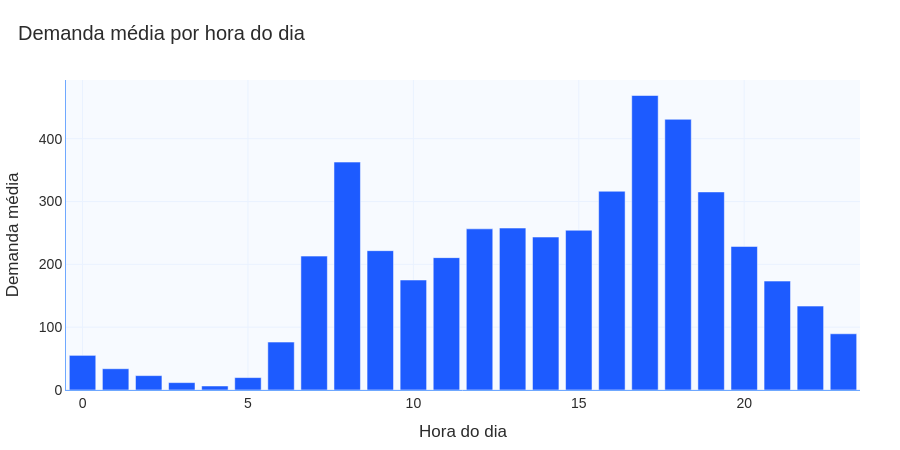

Notebook cell for this chart:
### Markdown cell above
## Padrão por hora do dia

Agora vamos investigar se a demanda muda dependendo da hora.

Esse tipo de análise ajuda a identificar ciclos dentro do próprio dia.

### Code cell
demanda_por_hora = (
    df.groupby("hora", as_index=False)
    .agg(demanda_media=("demanda", "mean"))
)

fig = grafico_barra_padrao(
    df=demanda_por_hora,
    x="hora",
    y="demanda_media",
    titulo="Demanda média por hora do dia",
    labels={
        "hora": "Hora do dia",
        "demanda_media": "Demanda média"
    },
    altura=450
)

fig.show()

### Figure 1 — Plotly figure (JSON) as saved in the notebook; plotly's stock layout.template omitted (floating-point values rounded to 4 significant figures)
{"data": [{"hovertemplate": "Hora do dia=%{x}<br>Demanda média=%{y}<extra></extra>", "legendgroup": "", "marker": {"color": "#1D5BFF", "pattern": {"shape": ""}}, "name": "", "orientation": "v", "showlegend": false, "textposition": "auto", "type": "bar", "x": [0, 1, 2, 3, 4, 5, 6, 7, 8, 9, 10, 11, 12, 13, 14, 15, 16, 17, 18, 19, 20, 21, 22, 23], "xaxis": "x", "y": [55.14, 33.86, 22.9, 11.76, 6.407, 19.77, 76.26, 213.1, 362.8, 221.8, 175.1, 210.7, 256.5, 257.8, 243.4, 254.3, 316.4, 468.8, 430.9, 315.3, 228.5, 173.4, 133.6, 89.51], "yaxis": "y"}], "layout": {"barmode": "relative", "colorway": ["#1D5BFF", "#123C8C", "#6FA8FF", "#4C78A8", "#7DA6FF", "#9EC5FF"], "font": {"color": "#2B2B2B", "family": "Arial, sans-serif", "size": 14}, "height": 450, "hovermode": "x unified", "legend": {"orientation": "h", "tracegroupgap": 0, "x": 1, "xanchor": "right", "y": 1.02, "yanchor": "bottom"}, "margin": {"b": 60, "l": 60, "r": 40, "t": 80}, "paper_bgcolor": "#FFFFFF", "plot_bgcolor": "#F7FAFF", "title": {"text": "Demanda média por hora do dia", "x": 0.02}, "xaxis": {"anchor": "y", "domain": [0, 1], "gridcolor": "#EAF2FF", "linecolor": "#6FA8FF", "showgrid": true, "tickfont": {"color": "#2B2B2B"}, "title": {"font": {"color": "#2B2B2B"}, "text": "Hora do dia"}}, "yaxis": {"anchor": "x", "domain": [0, 1], "gridcolor": "#EAF2FF", "linecolor": "#6FA8FF", "showgrid": true, "tickfont": {"color": "#2B2B2B"}, "title": {"font": {"color": "#2B2B2B"}, "text": "Demanda média"}}}}
